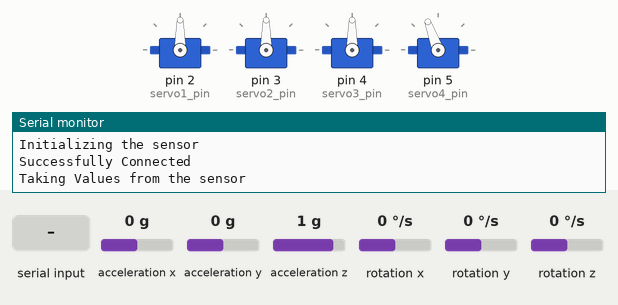
The sketch below on a simulated Arduino Uno, built with avr-gcc and run on an emulated ATmega328P. Shown: 4 × servo, the last lines printed to the serial monitor. The test bench sets the inputs (shaded band); at power-on: rotation y 0 °/s, rotation z 0 °/s, acceleration x 0 g, acceleration y 0 g, acceleration z 1 g, rotation x 0 °/s.

Above: at 3.2 s.
3.3 s: "c" received over Serial
At 3.9 s:
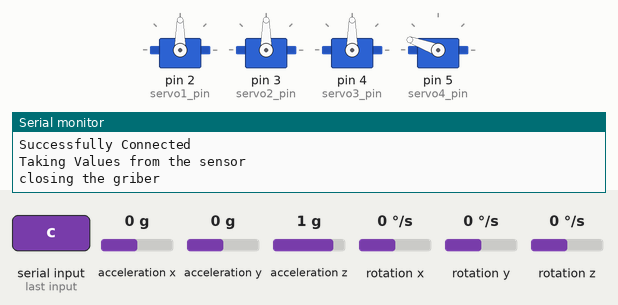
4.8 s: rotation y set to -192 °/s
At 5.4 s:
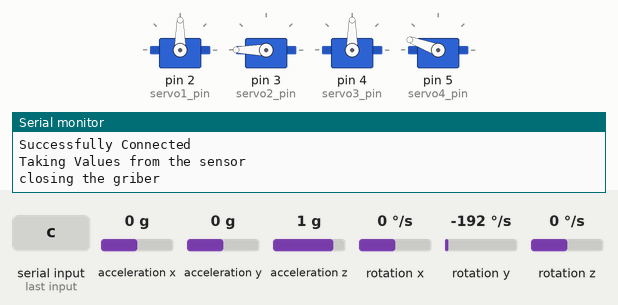
6.3 s: "o" received over Serial
At 7.4 s:
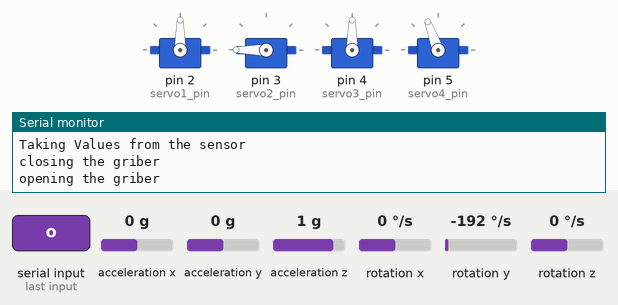
7.8 s: rotation z set to -192 °/s
At 8.5 s:
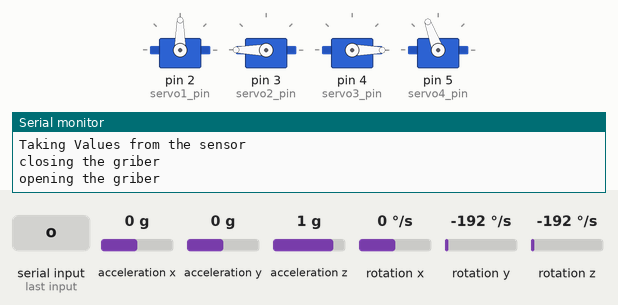
9.3 s: rotation y set to 100 °/s
At 10.5 s:
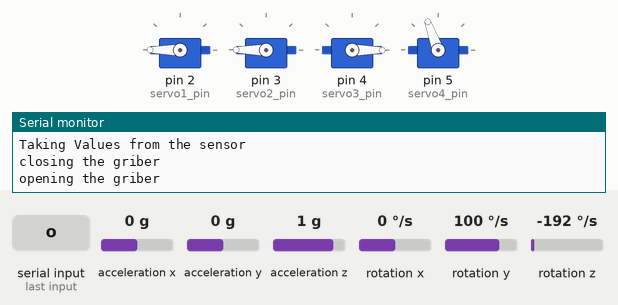
10.8 s: rotation y set to -9 °/s
At 10.96 s:
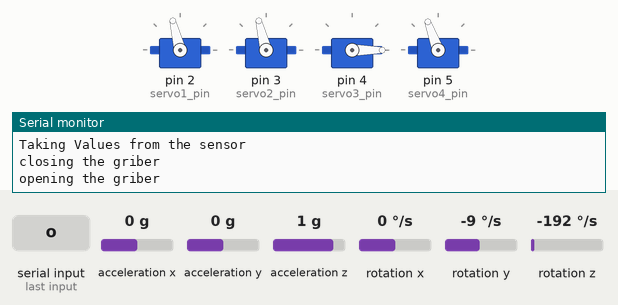
Timing chart, 0 to 13.6 s (numbered marks = the images above; inputs shaded):
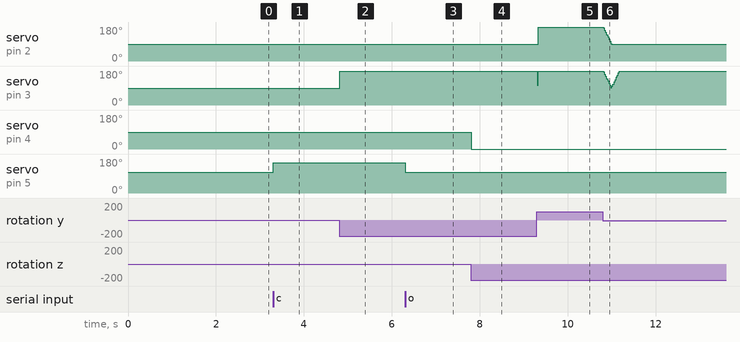

Measured:
- after the input at 3.3 s, servo on pin 5 (servo4_pin): 110° → 160° at once
- after the input at 4.8 s, servo on pin 3 (servo2_pin): 90° → 180° at once
- after the input at 6.3 s, servo on pin 5 (servo4_pin): 160° → 110° at once
- after the input at 7.8 s, servo on pin 4 (servo3_pin): 90° → 0° at once
- after the input at 9.3 s, servo on pin 2 (servo1_pin): 90° → 180° at once; servo on pin 3 (servo2_pin): 180° → 104° at once, → 180° 0.02 s later
- after the input at 10.8 s, servo on pin 2 (servo1_pin): moves from 180° to 90° over 0.19 s, starting at once

The sketch:

robot_arm.ino
```cpp
#include <Wire.h>

#include <MPU6050.h>

#include <Servo.h>

Servo servo1, servo2, servo3, servo4;
int servo1_pin = 2, servo2_pin = 3, servo3_pin = 4, servo4_pin = 5;
int angle = 0, LastAngle = 91, angle2=0, LastAngle2 = 90;
int ch = 0;

MPU6050 sensor ;
int16_t ax, ay, az ;
int16_t gx, gy, gz, Gy, Gz, Gx;

void setup ( )

{

  servo1.attach ( servo1_pin );
  servo2.attach ( servo2_pin );
  servo3.attach ( servo3_pin );
  servo4.attach ( servo4_pin );

  servo1.write (90);
  servo2.write (90);
  servo3.write (90);
  servo4.write (110);

  Wire.begin ( );
  Serial.begin  (9600);

  Serial.println  ( "Initializing the sensor" );
  sensor.initialize ( );
  Serial.println (sensor.testConnection ( ) ? "Successfully Connected" : "Connection failed");
  delay (1000);
  Serial.println ( "Taking Values from the sensor" );
  delay (1000);

}


void loop ( )
{
  motion();
  Rotate();
  grib();

}


// Function for controlling the motion of the arm
void motion() {

  sensor.getMotion6 (&ax, &ay, &az, &gx, &gy, &gz); //getting MPU readings
  Gy = gy / 100; // normalize the value

  if (Gy > 5) {  // chek if the motion is in the positive direction or not and 5 is a threshold to avoid minimum readings (noise)
    Gy = map (Gy, 5, 300, 0, 180) ; // map the sensor value to angle from 0 : 180
    angle = Gy;
  /////////////////////////////////This section for moving the arm in a new DOF/////////////////////////
    if (LastAngle <= 90) {
      if (LastAngle + angle > 90) {
        servo1.write(90);
        servo2.write(90);
        LastAngle = 91;
      }
      else {

        angle = abs((angle + LastAngle));
        servo1.write (90);
        servo2.write (180 - angle);
        LastAngle = angle;

      }

    }
//////////////////////////////////////////////////////////////////////////////////////////////////////
    else {
      if ((LastAngle + angle) > 180) { //check if the last angle pluse the new angle > 180, so, you reach the maximum position then go to 180
        LastAngle = 180;
        servo1.write (180);
        servo2.write (180);
      }
      else { //else move to the required angle
        servo1.write (LastAngle + angle);
        servo2.write (LastAngle + angle);
        LastAngle = LastAngle + angle;
      }
          }
  }

  else if (Gy < -5) { //chek if the motion is in the negative direction or not and 5 is a threshold to avoid minimum readings (noise)

    Gy = map (Gy, -300, -5, -180, 0) ; // map the sensor value to angle from -180 : 0 becuse the motion is in the oposite direction

//////////////////////////////////This section for moving the arm in a new DOF/////////////////////////
    if (LastAngle <= 90) {
      if (abs(Gy) > LastAngle) {
        servo1.write(90);
        servo2.write(180);
        LastAngle = 0; //update last angle
      }

      else {

        angle = abs((Gy + LastAngle));
        servo1.write (90);
        servo2.write (180 - angle);
        LastAngle = angle; //update last angle

      }

/////////////////////////////////////////////////////////////////////////////////////////////////////

    }
    else {
      if (abs(Gy) > LastAngle || abs((Gy + LastAngle)) < 90) // chech if the  new angle is greater than the last angle.....
                                                             // this means you need to go to the origin so move the servo to angle 90

      {
        servo1.write (90);
        servo2.write (90);
        LastAngle = 90;  //update last angle
      }

      else {
        angle = abs((Gy + LastAngle));
        servo1.write (angle);
        servo2.write (angle);
        LastAngle = angle;  //update last angle
      }
    }
  }
}

// Function controlling the rotation of the arm
void Rotate() {
  sensor.getMotion6 (&ax, &ay, &az, &gx, &gy, &gz); //getting MPU readings
  Gz = gz / 100; // normalize the value

  if (Gz > 5) {  // threshold to avoid minimum readings (noise) and check if the motion of the MPU is in the positive direction

    Gz = map (Gz, 5, 300, 0, 180) ;// map the sensor value to angle from 0 : 180
    angle2 = Gz;
    if ((LastAngle2 + angle2) > 180) { //check if the last angle pluse the new angle > 180, so, you reach the maximum position then go to 180
      LastAngle2 = 180;  //update last angle
      servo3.write (180);

    }
    else { // if the new angle + last angle < 180 so, move to this angle (means you didn't reach the maximum position)
      servo3.write (LastAngle2 + angle2);
      LastAngle2 = LastAngle2 + angle2; //update last angle
    }
  }

  else if (Gz < -5) { // threshold to avoid minimum readings (noise) and check if the motion of the MPU is in the negative direction

    Gz = map (Gz, -300, -5, -180, 0) ; // map the sensor value to angle from -180 : 0 becuse the motion is in the oposite direction

    if (abs(Gz) > LastAngle2) { // chech if the  new angle is greater than the last angle this means you need to go to the origin so move the servo to angle 0
      servo3.write (0);
      LastAngle2 = 0; //update last angle
    }

    else { // else move to the required angle

      angle2 = abs((Gz + LastAngle2));
      servo3.write (angle2);
      LastAngle2 = angle2; //update last angle
    }

  }


}


//Function for controlling the griber
void grib() {

  if (Serial.available() > 0) { // check if there something sent
    ch = Serial.read();
    if (ch == 99) { // ch==99 means the coming char is 'C' so close the griber
      Serial.println("closing the griber");
      servo4.write(160);

    }

    else if (ch == 111) { // ch==111 means the coming char is 'O' so open the griber
      Serial.println("opening the griber");
      servo4.write(110);
    }

  }
}
```
